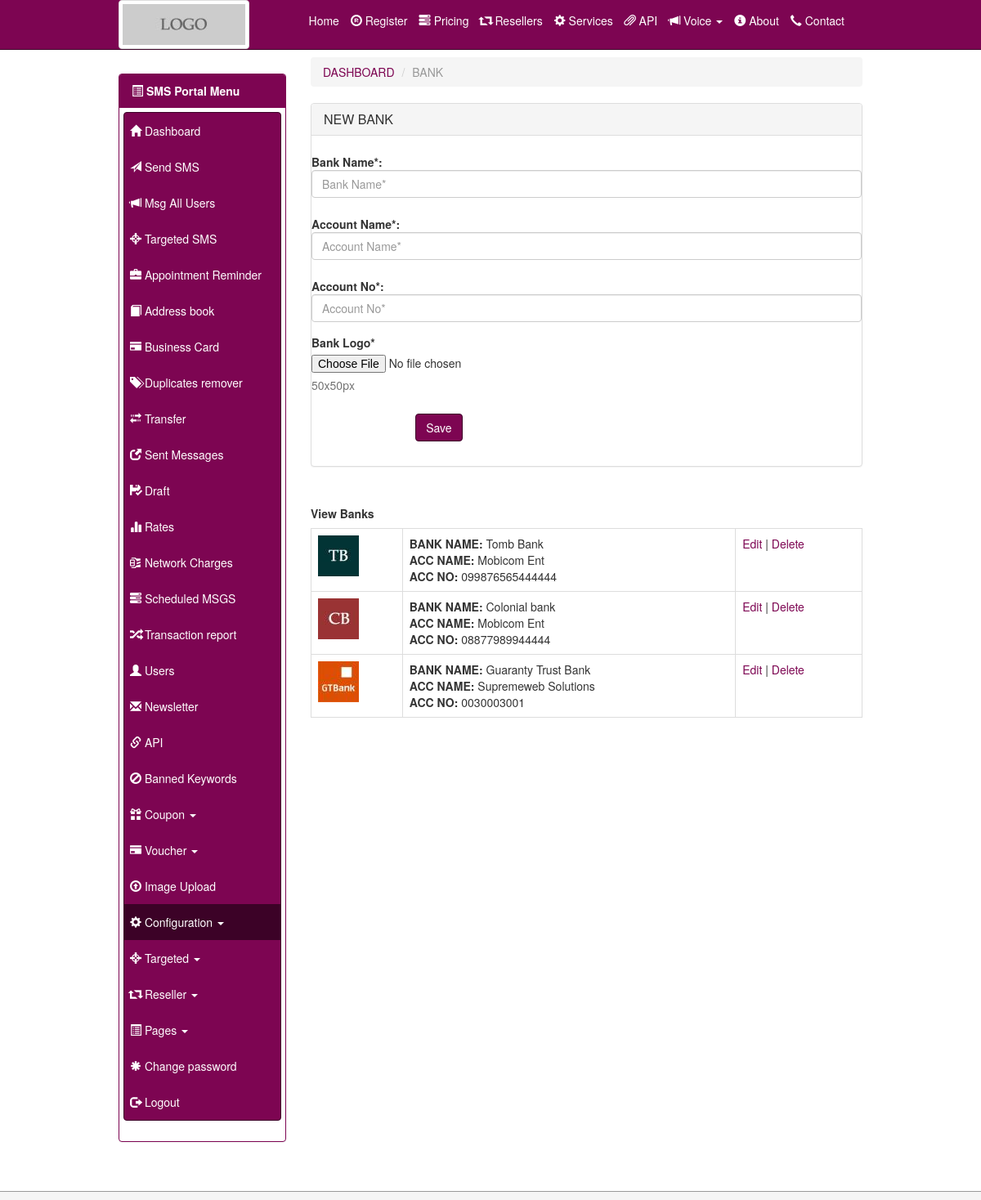
Page /admin/bank.php (signed in) on the committed database.
### tables this page shows
CREATE TABLE IF NOT EXISTS `bank` (
  `id` bigint(20) NOT NULL AUTO_INCREMENT,
  `acc_name` varchar(100) NOT NULL,
  `acc_no` varchar(100) NOT NULL,
  `logo` bigint(20) NOT NULL,
  `name` varchar(100) NOT NULL,
  PRIMARY KEY (`id`)
);

### functions/connection.php (called while the page is built, shortened)
<?php
if($page != 'setup')
{
$con_num = mysql_query("select tell, sid, surl, sname, email, description, style from info where id = 1");
$con_num_row = mysql_fetch_row($con_num);
$cstyle = $con_num_row[6];
}
?>

### objects/query.php (called while the page is built, shortened)
<?php
class select extends forms{
var $query;
function pick($table, $columns, $where, $where_val, $limit, $type, $order, $group, $symbol, $comparison)
{
	if($where == '')
	{
		if($group == '')
		{
		if($order == '')
		{
		if($limit == '')
		{
	$this->query = mysql_query("select $columns from $table");
		}
		else
		{
	$this->query = mysql_query("select $columns from $table limit $limit");
		}
		}
		}
	}
	if($this->query)
	{
	$this->count = mysql_num_rows($this->query);
	}
}
}
?>

### admin/bank.php (the view, shortened to what this page needs)
<?php
$page = 'abank';
include('../functions/connection.php');
include('../objects/query.php');
$acc_name = isset($_POST['acc_name']) ? $_POST['acc_name'] : '';
$acc_no = isset($_POST['acc_no']) ? $_POST['acc_no'] : '';
$name = isset($_POST['name']) ? $_POST['name'] : '';
$xedit = isset($_GET['xedit']) ? $_GET['xedit'] : '';
$success = isset($_GET['success']) ? $_GET['success'] : '';
?>
<!DOCTYPE html>
<html lang="en">
  <head>
    <link href="../dist/css/<?php echo $cstyle;?>" rel="stylesheet">
    <link href="../css/starter-template.css" rel="stylesheet">
    <link href="../css/sticky-footer-navbar.css" rel="stylesheet">
  </head>
  <body>
    <div class="container">
    <?php
	include('../body/head.php');
	?>
    <div class="row">
  <?php
  include('../body/sidex.php');
  ?>
  <div class="col-md-9">
  <ol class="breadcrumb">
  <li><a href="index.php">DASHBOARD</a></li>
  <li class="active">BANK</li>
</ol>
<div class="panel panel-default">
  <div class="panel-heading">
    <h3 class="panel-title">NEW BANK</h3>
  </div>
  <div class="panel-body">
  <form action="bank.php?xedit=<?php echo $xedit;?>" method="post" enctype="multipart/form-data" name="form1" class="form-horizontal" role="form">
  <table width="100%" cellpadding="10" align="center">
  <tr>
  <td>
  <div class="form-group">
  <label for="name" class="control-label">Bank Name*:</label>
      <input type="text" class="form-control" id="name" placeholder="Bank Name*" name="name" value="<?php
	  if($xedit != '')
	  {
		  echo $esel_row[3];
	  }
	  elseif($success == '')
	  {
		  echo stripslashes($name);
	  }
	  ?>">
  </div>
  <div class="form-group">
  <label for="acc_name" class="control-label">Account Name*:</label>
      <input type="text" class="form-control" id="acc_name" placeholder="Account Name*" name="acc_name" value="<?php
	  if($xedit != '')
	  {
		  echo $esel_row[0];
	  }
	  elseif($success == '')
	  {
		  echo stripslashes($acc_name);
	  }
	  ?>">
  </div>
  <div class="form-group">
  <label for="acc_no" class="control-label">Account No*:</label>
      <input type="text" class="form-control" id="acc_no" placeholder="Account No*" name="acc_no" value="<?php
	  if($xedit != '')
	  {
		  echo $esel_row[1];
	  }
	  elseif($success == '')
	  {
		  echo stripslashes($acc_no);
	  }
	  ?>">
  </div>
  <div class="form-group">
    <label for="logo">Bank Logo<?php
    if($xedit == '')
	{
		echo '*';
	}
	?></label>
    <input name="logo" type="file">
    <p class="help-block">50x50px</p>
  </div>
  <div class="form-group">
    <div class="col-lg-offset-2 col-lg-10">
      <input type="submit" class="btn btn-primary" value="Save" name="save" id="save">
    </div>
  </div>
</td>
</tr>
</table>
  </form>
  </div>
</div>
<?php
if($xedit == '')
{
	?>
<br />
<h5><strong>View Banks</strong></h5>
  <?php
  $gb = new select();
  $gb->pick('bank', 'id, acc_name, acc_no, logo, name', '', '', '', 'record', '', '', '', '');
  if($gb->count > 0)
  {
  ?>
  <div class="table-responsive">
  <table class="table table-bordered">
  <?php
  while($gb_row = mysql_fetch_row($gb->query))
  {
	  ?>
      <tr valign="top">
    <td><img src="../images/bank/<?php echo $gb_row[3];?>.jpg" width="50" height="50"></td>
    <td><strong>BANK NAME:</strong> <?php echo $gb_row[4];?><br />
    <strong>ACC NAME:</strong> <?php echo $gb_row[1];?><br />
    <strong>ACC NO:</strong> <?php echo $gb_row[2];?></td>
    <td><a href="bank.php?xedit=<?php echo $gb_row[0];?>">Edit</a> | <a href="bank.php?delete=<?php echo $gb_row[0];?>">Delete</a></td>
      </tr>
      <?php
  }
  ?>
  </table>
  </div>
  <?php
  }
  else
  {
	  echo "<p>".$gb->error_msg."</p>";
  }
}
  ?>
  </div>
  </div>
    </div>
    <?php
	include('../body/foot.php');
	?>
  </body>
</html>

### rows in the picture
bank: shows a picture, name "Tomb Bank", acc_name "Mobicom Ent", acc_no "099876565444444"
bank: shows a picture, name "Colonial bank", acc_name "Mobicom Ent", acc_no "08877989944444"
bank: shows a picture, name "Guaranty Trust Bank", acc_name "Supremeweb Solutions", acc_no "0030003001"
